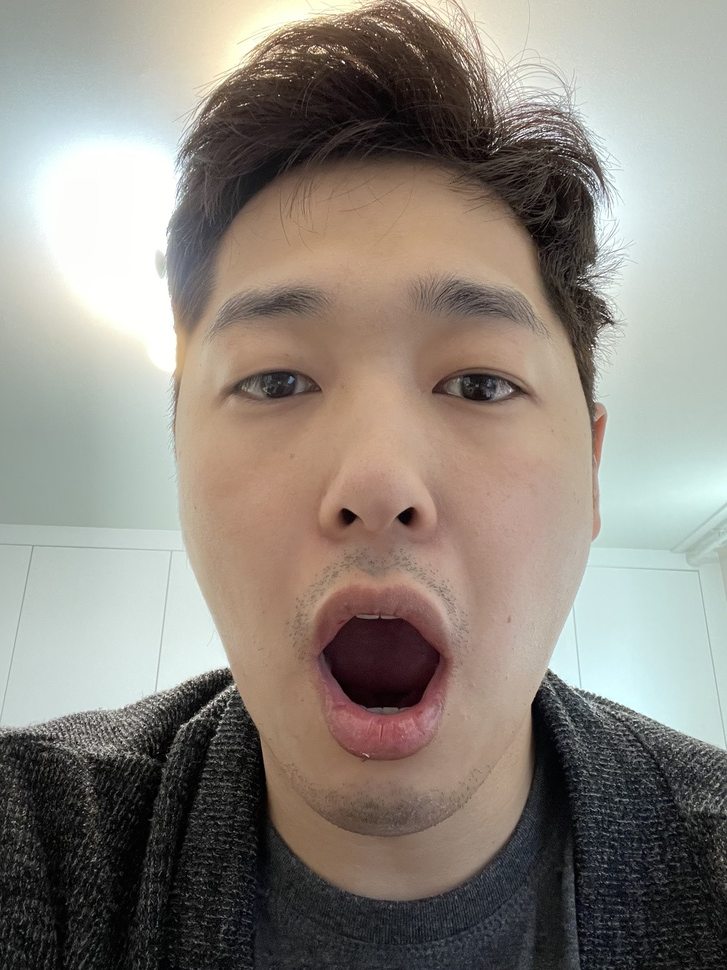
#> input picture 1.jpg, 727 x 970 px, shrunk from 2316 x 3088 before the run
$ python -i acnes_test.py   (imports and definitions only)   (older library calls are emulated)
#> lines starting #> are read from the running program, lines starting #| are printed output that depends on the picture
#> further down, picture is the input picture: shape (970, 727, 3); mean B, G, R 125.8, 134.1, 140.8
import os
import numpy as np
import cv2
import utils as utils
import facemesh as facemesh

class Acnes:
    def __init__(self):
        return

    def homomorphic_filter(self, image):
        img_YUV = cv2.cvtColor(image, cv2.COLOR_BGR2YUV)
#> img_YUV: shape (970, 727, 3); mean of channels 0, 1, 2 135.2, 123.4, 132.9
        y = img_YUV[:,:,0]

        rows = y.shape[0]
#> rows = 970
        cols = y.shape[1]
#> cols = 727

        ### illumination elements와 reflectance elements를 분리하기 위해 log를 취함
        imgLog = np.log1p(np.array(y, dtype='float') / 255) # y값을 0~1사이로 조정한 뒤 log(x+1)
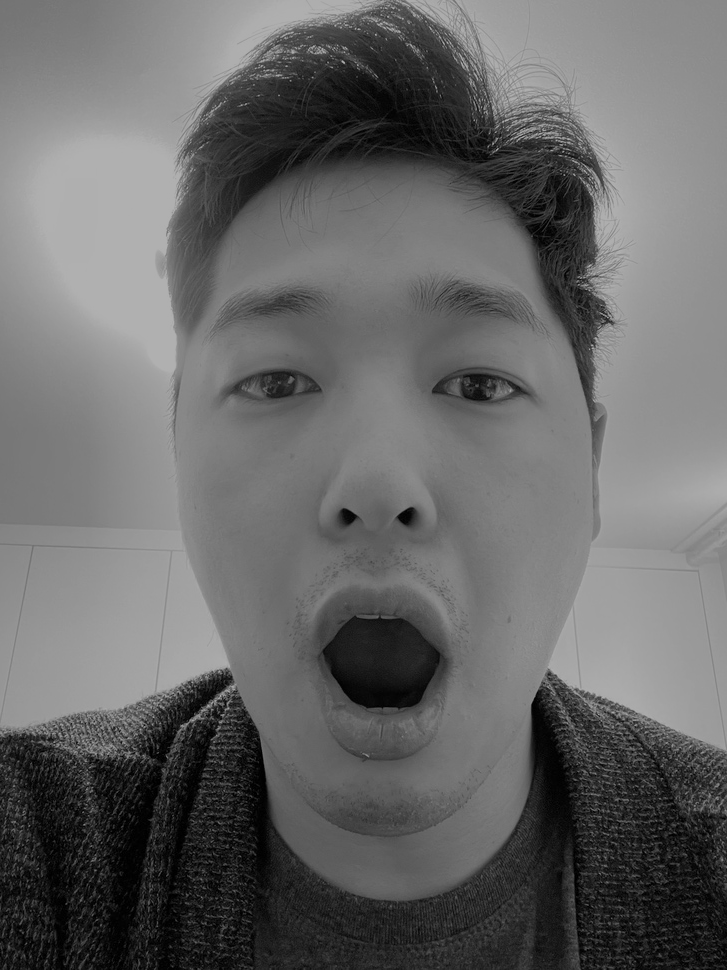
#> imgLog: shape (970, 727) float64; min 0, max 0.693, mean 0.407

        ### frequency를 이미지로 나타내면 4분면에 대칭적으로 나타나므로
        ### 4분면 중 하나에 이미지를 대응시키기 위해 row와 column을 2배씩 늘려줌
        M = 2*rows + 1
#> M = 1941
        N = 2*cols + 1
#> N = 1455

        ### gaussian mask 생성 sigma = 10
        sigma = 10
        (X, Y) = np.meshgrid(np.linspace(0, N-1, N), np.linspace(0, M-1, M)) # 0~N-1(and M-1) 까지 1단위로 space를 만듬
        Xc = np.ceil(N/2) # 올림 연산
#> Xc = 728
        Yc = np.ceil(M/2)
#> Yc = 971
        gaussianNumerator = (X - Xc)**2 + (Y - Yc)**2 # 가우시안 분자 생성

        ### low pass filter와 high pass filter 생성
        LPF = np.exp(-gaussianNumerator / (2*sigma*sigma))
        HPF = 1 - LPF

        ### LPF랑 HPF를 0이 가운데로 오도록iFFT함.
        ### 사실 이 부분이 잘 이해가 안 가는데 plt로 이미지를 띄워보니 shuffling을 수행한 효과가 났음
        ### 에너지를 각 귀퉁이로 모아 줌
        LPF_shift = np.fft.ifftshift(LPF.copy())
        HPF_shift = np.fft.ifftshift(HPF.copy())

        ### Log를 씌운 이미지를 FFT해서 LPF와 HPF를 곱해 LF성분과 HF성분을 나눔
        img_FFT = np.fft.fft2(imgLog.copy(), (M, N))
        img_LF = np.real(np.fft.ifft2(img_FFT.copy() * LPF_shift, (M, N))) # low frequency 성분
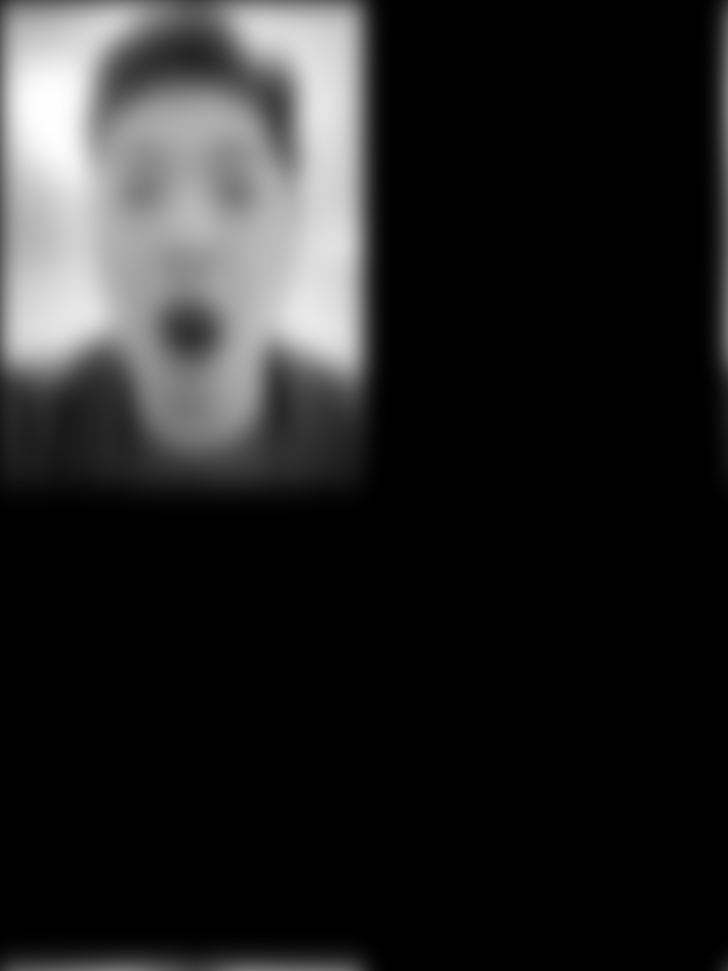
#> img_LF: shape (1941, 1455) float64 (shown at 1/2 size); min -5.64e-16, max 0.683, mean 0.1; drawn with min black and max white
        img_HF = np.real(np.fft.ifft2(img_FFT.copy() * HPF_shift, (M, N))) # high frequency 성분
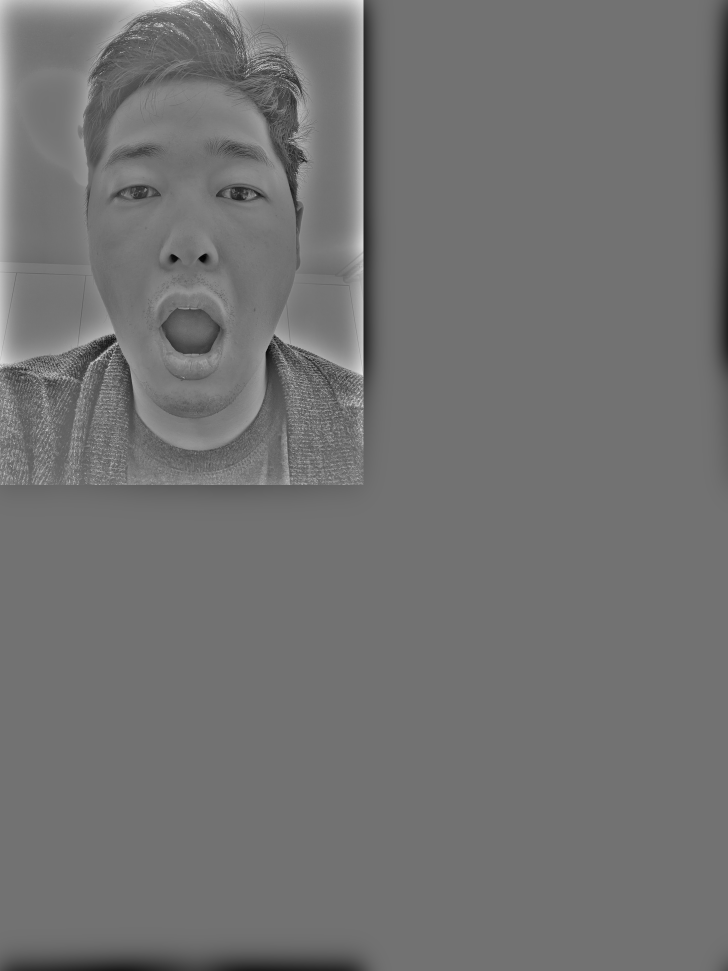
#> img_HF: shape (1941, 1455) float64 (shown at 1/2 size); min -0.4, max 0.492, mean 0.00101; drawn with min black and max white

        ### 각 LF, HF 성분에 scaling factor를 곱해주어 조명값과 반사값을 조절함
        gamma1 = 0.3
        gamma2 = 1.5
        img_adjusting = gamma1*img_LF[0:rows, 0:cols] + gamma2*img_HF[0:rows, 0:cols]
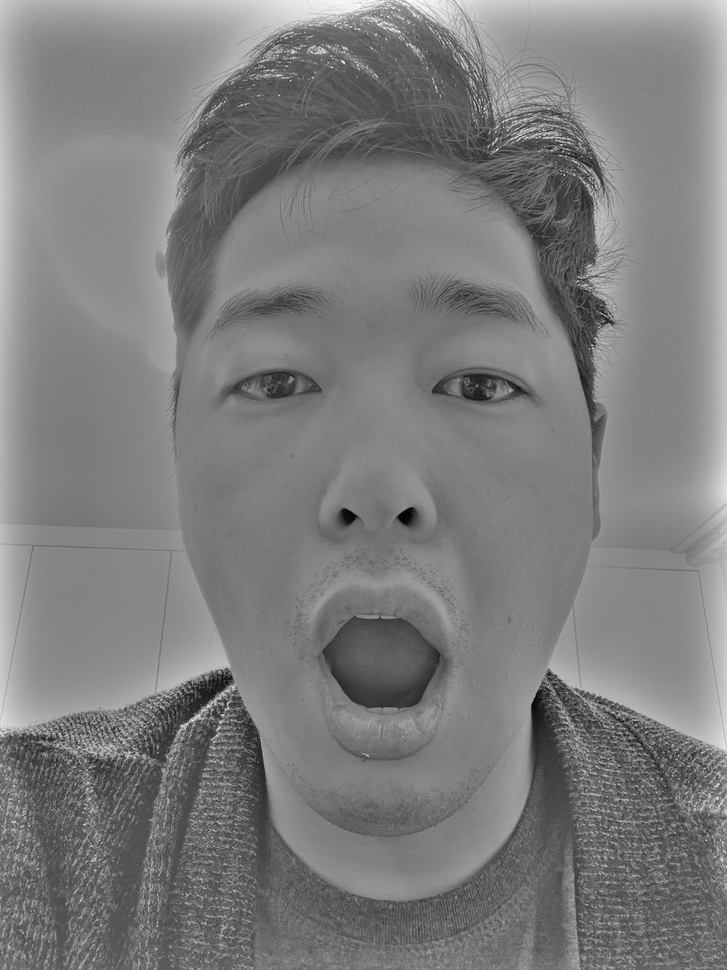
#> img_adjusting: shape (970, 727) float64; min -0.476, max 0.797, mean 0.15; drawn with min black and max white

        ### 조정된 데이터를 이제 exp 연산을 통해 이미지로 만들어줌
        img_exp = np.expm1(img_adjusting) # exp(x) + 1
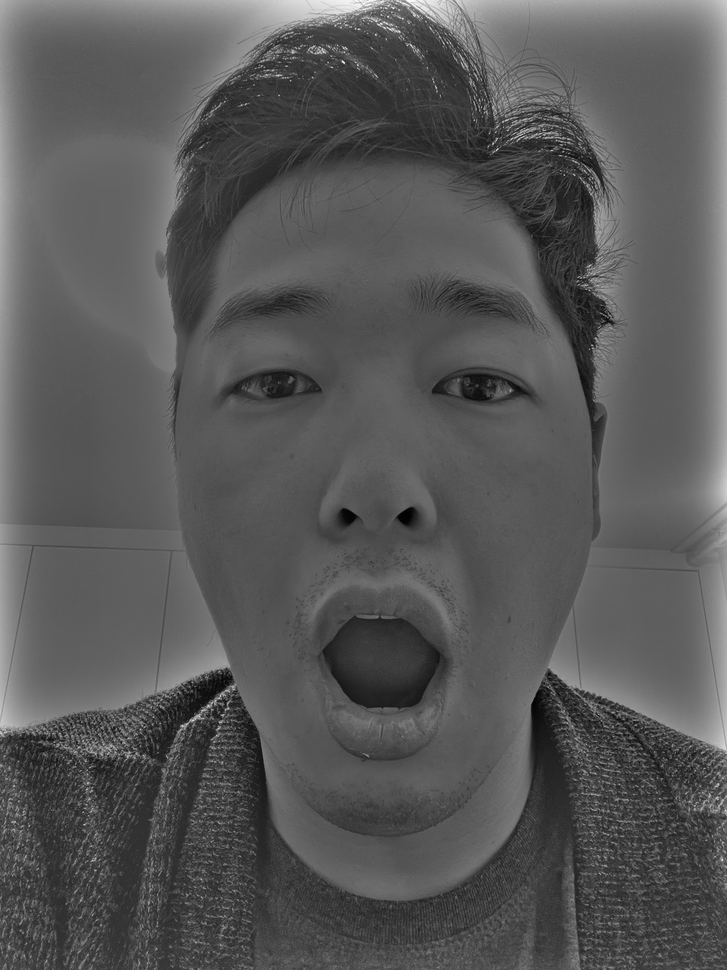
#> img_exp: shape (970, 727) float64; min -0.379, max 1.22, mean 0.174; drawn with min black and max white
        img_exp = (img_exp - np.min(img_exp)) / (np.max(img_exp) - np.min(img_exp)) # 0~1사이로 정규화
        img_out = np.array(255*img_exp, dtype = 'uint8') # 255를 곱해서 intensity값을 만들어줌

        ### 마지막으로 YUV에서 Y space를 filtering된 이미지로 교체해주고 RGB space로 converting
        img_YUV[:,:,0] = img_out
#> img_YUV: shape (970, 727, 3); mean of channels 0, 1, 2 87.8, 123.4, 132.9
        result = cv2.cvtColor(img_YUV, cv2.COLOR_YUV2BGR)
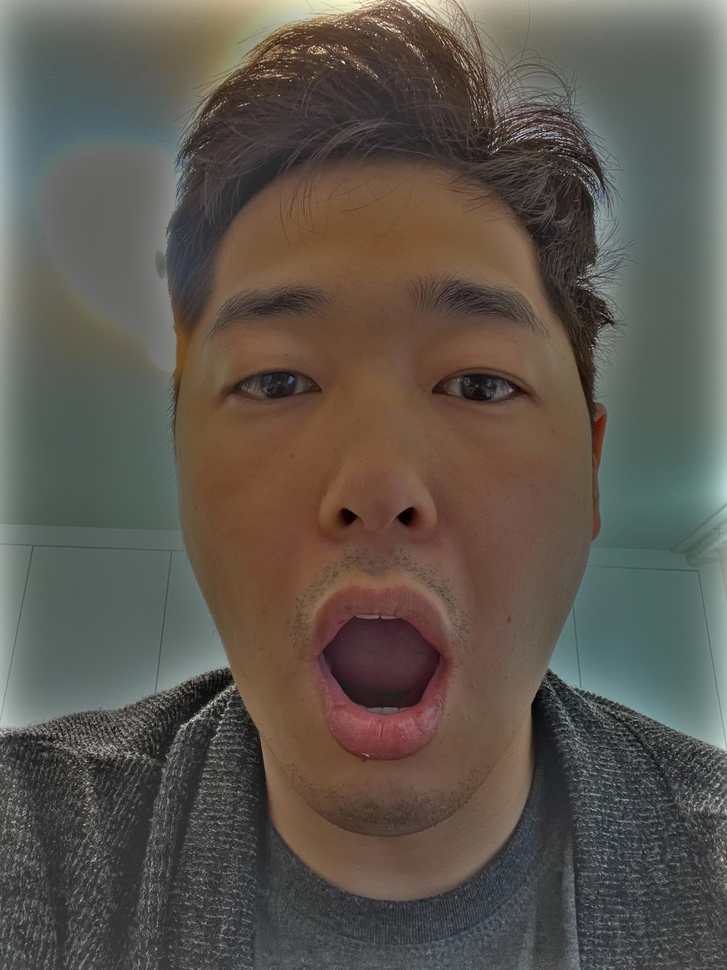
#> result: shape (970, 727, 3); mean B, G, R 78.6, 86.7, 93.4
        return result

    # [269 lines left out: functions acnes2, acnes, draw, draw2, draw3, crop and 1 more, not called in this run]


# [30 lines not run here, left out]
            # cv2.waitKey(0)

>>> import cv2
>>> picture = cv2.imread('../../1.jpg')
>>> result = Acnes().homomorphic_filter(picture)

$ run again, on temp_100.png.png
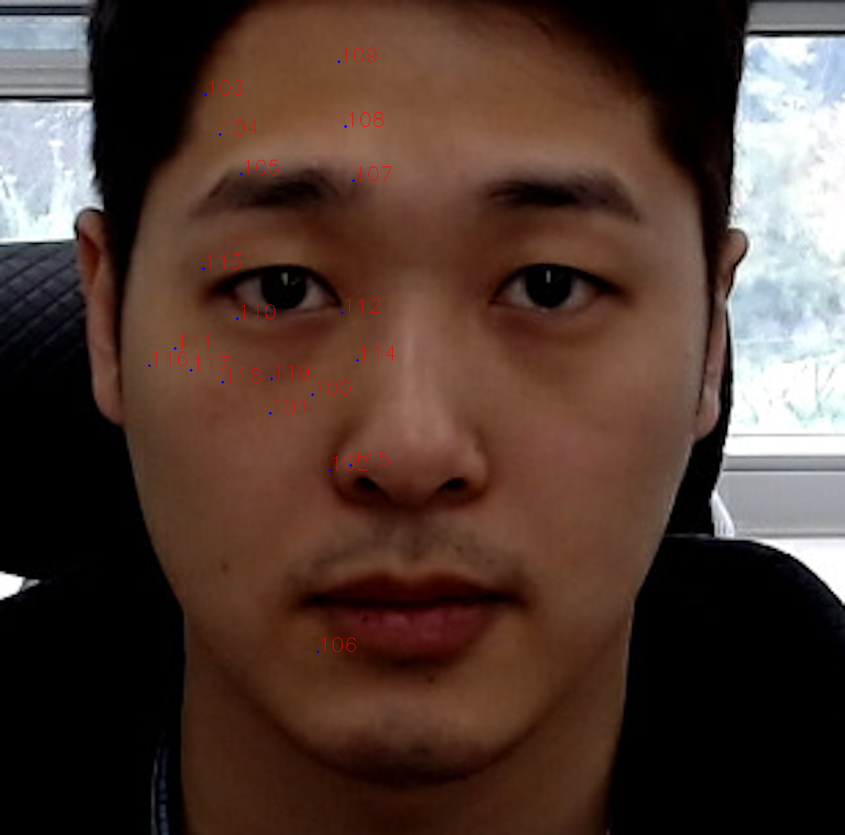
#> input picture temp_100.png.png, 845 x 835 px, shrunk from 1280 x 1264 before the run
#> picture is the input picture: shape (835, 845, 3); mean B, G, R 50.1, 58.8, 80
#> in homomorphic_filter, `img_exp = np.expm1(img_adjusting)`:
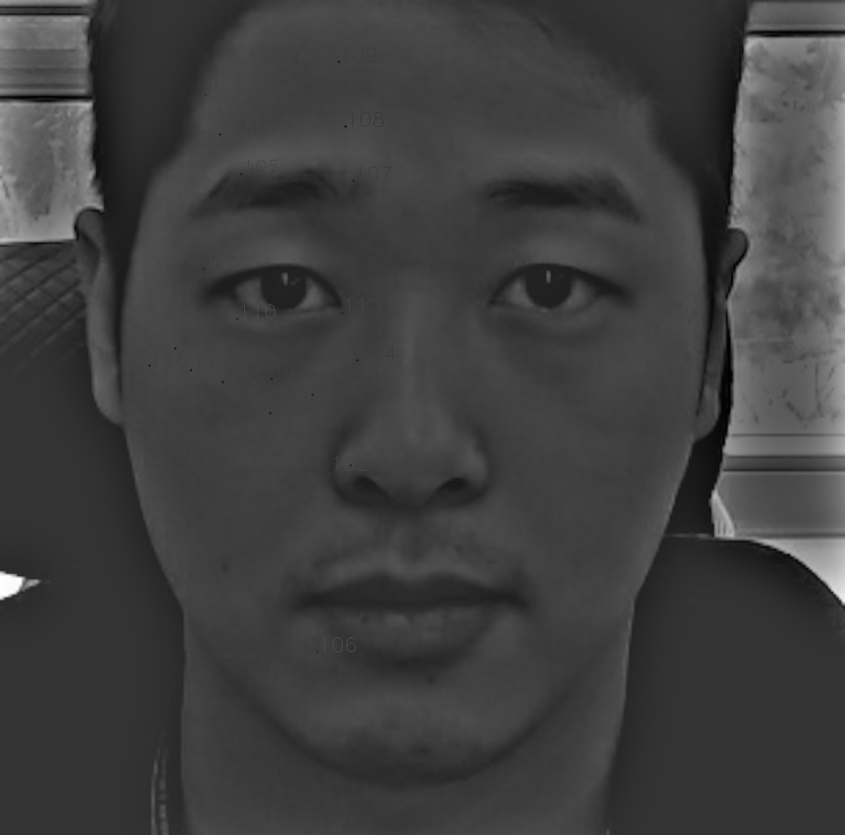
#> img_exp: shape (835, 845) float64; min -0.41, max 1.6, mean 0.091; drawn with min black and max white
#> in homomorphic_filter, `result = cv2.cvtColor(img_YUV, cv2.COLOR_YUV2BGR)`:
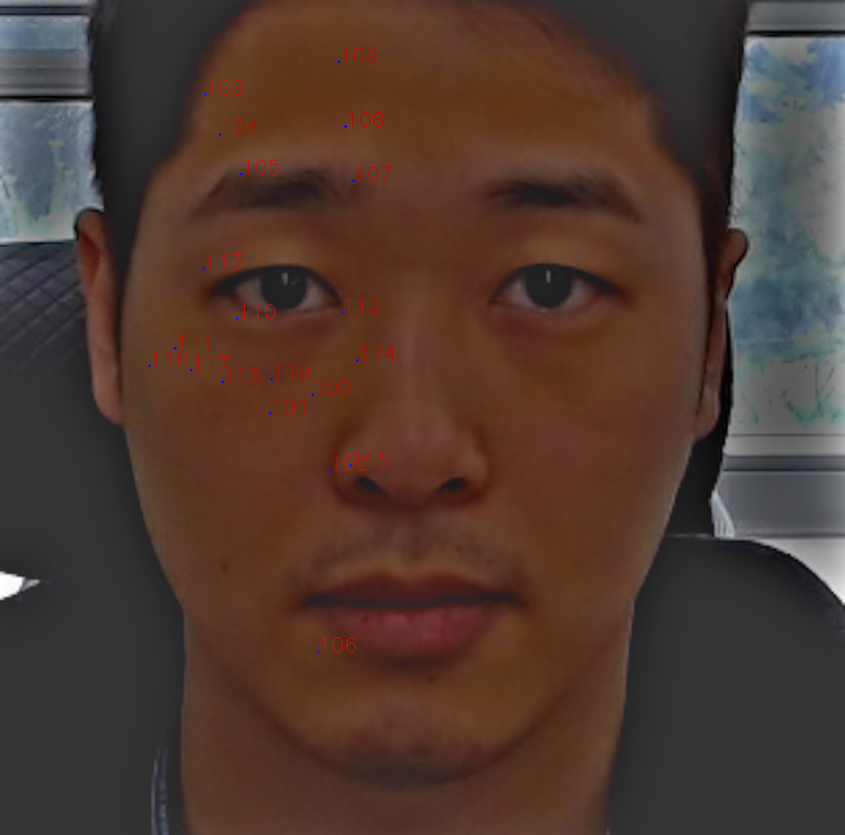
#> result: shape (835, 845, 3); mean B, G, R 49.1, 57.6, 78.9
